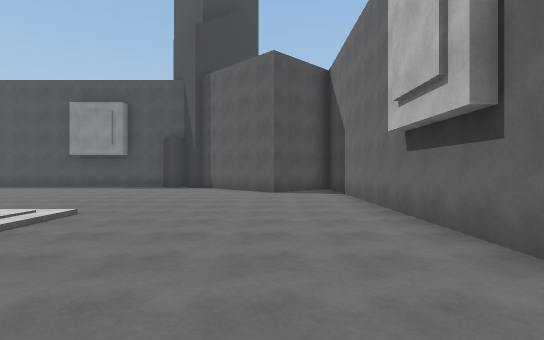
[1] (above)

21 first-person views from a walk through a 3-D level made in the Unity game engine. The camera is 1.5 m above the floor, looks level and sees 80° across. The floor is counted in squares, 2 m on a side. Each view is taken from the middle of a square. On the plan, view 1 faces up. The plan holds only what a view shows up to about 11 squares ahead; the rest is blank. The place goes on beyond the plan. The player character is not drawn. Some animated figures are left out. Some surface patterns are stand-ins.

[2]
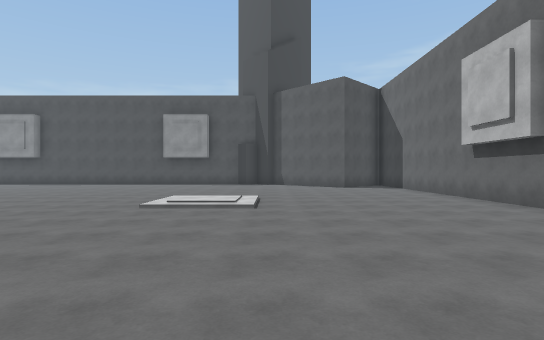

[3]
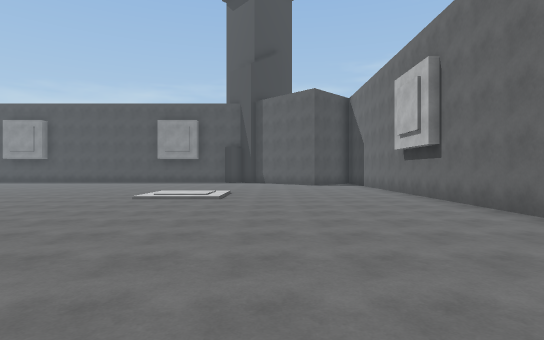

[4]
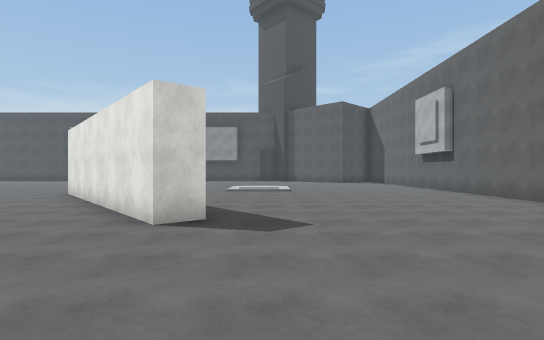

[5]
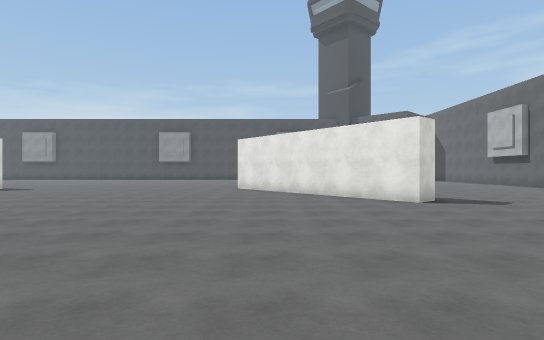

[6]
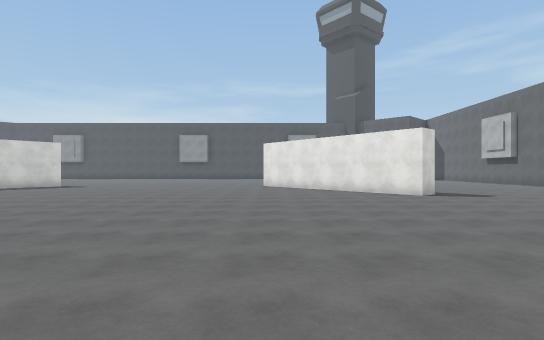

[7]
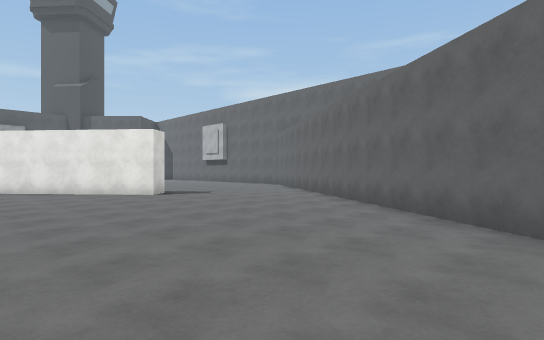

[8]
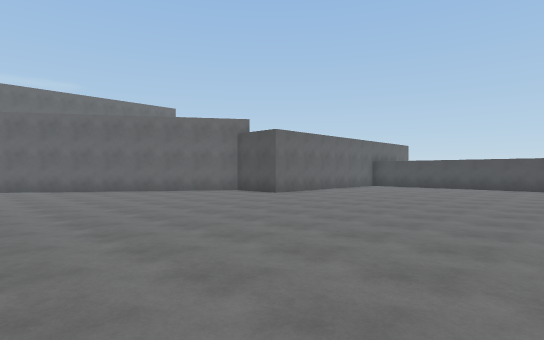

[9]
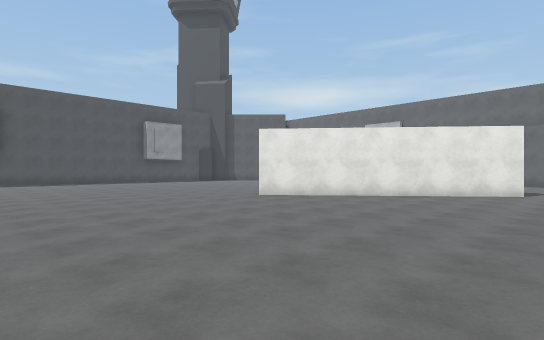

[10]
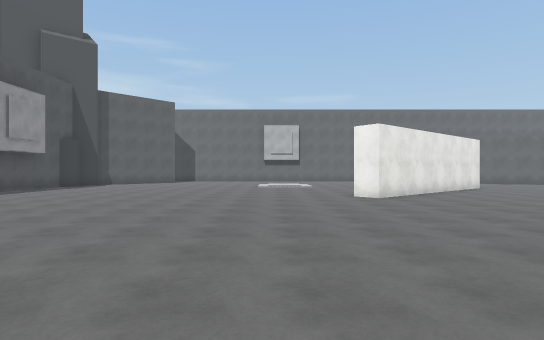

[11]
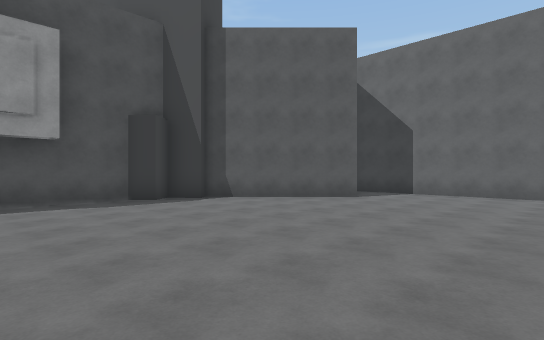

[12]
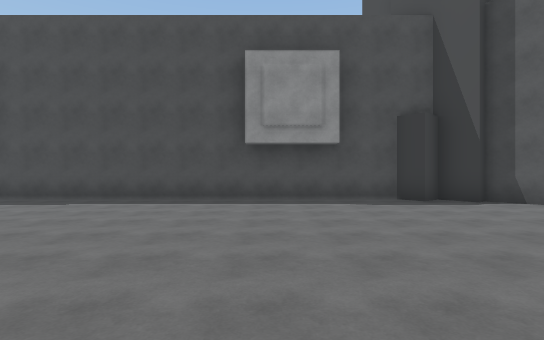

[13]
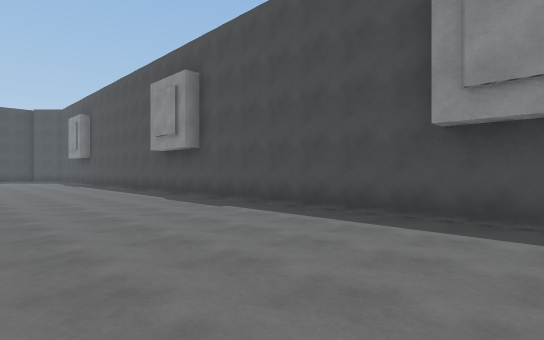

[14]
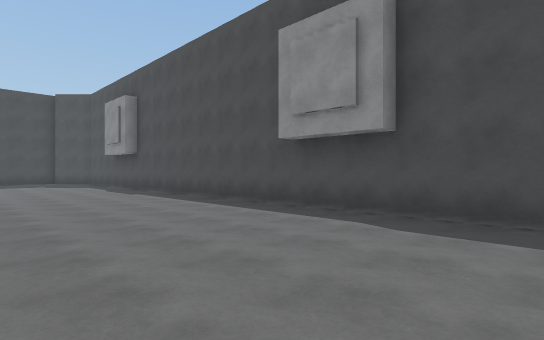

[15]
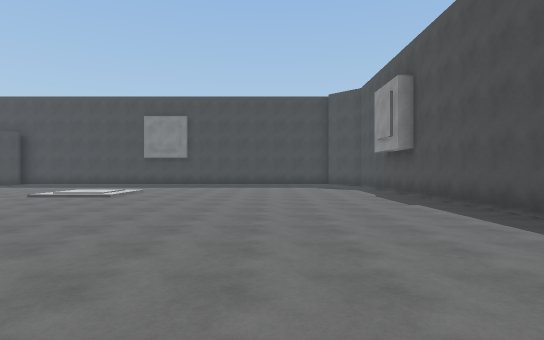

[16]
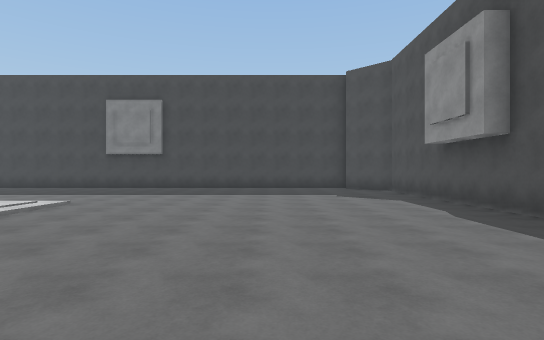

[17]
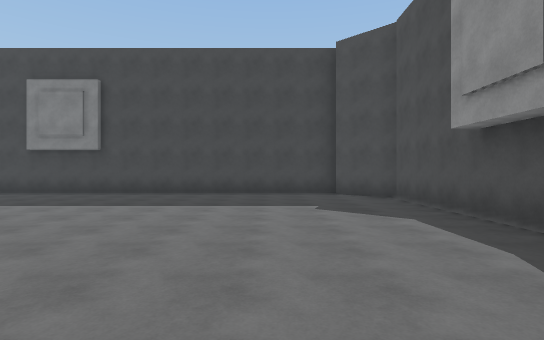

[18]
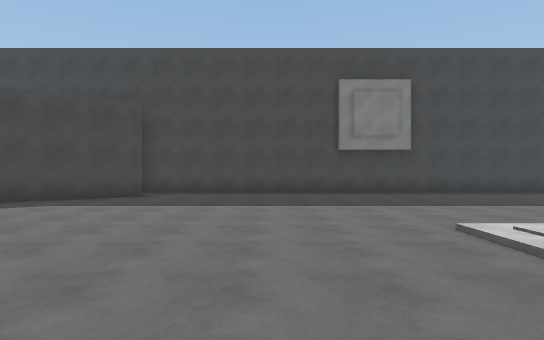

[19]
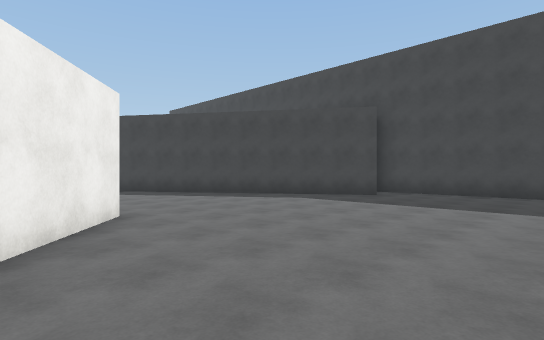

[20]
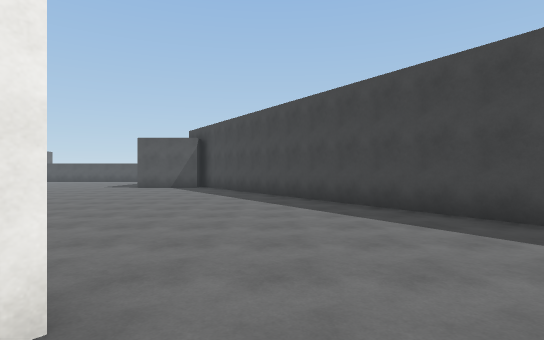

[21]
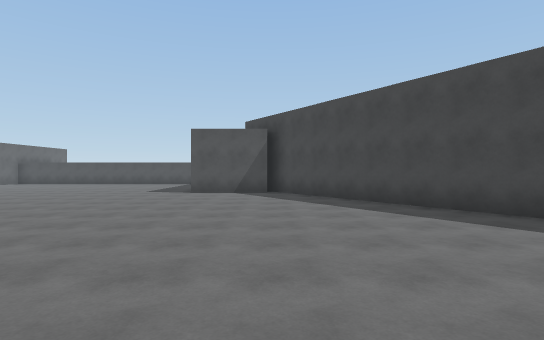

### Floor plan
Points are (right, up) in squares from view 1. A wall is a line through its corners. A room is listed if a view was taken in it or the views show most of it. See-through windows are left out.
Room 1 (views 1, 2, 3, 4, 5, 6, 7, 8, 9, 10, 11, 12, 13, 14, 15, 16, 17, 18, 19, 20, 21)
walls: (-25, -3.5) (-23.3, -1.4); (-4.9, -3) (-5.6, -3.6) (-10.4, 2.2) (-9.7, 2.7); (-5.5, -12.6) (-1.2, -6.3); (-22.9, -15.6) (-20.2, -15.6); (-32.1, -2.6) (-23.2, -16); (-9.5, -16.1) (-9.5, -15.6) (-9, -15.6); (2.3, -0.6) (2.3, 11.4); (-5.5, 14.3) (-31.7, 14.3) (-33.1, 12.9); (0.4, 11) (0.1, 10.7) (-2.9, 13.7); (-33.5, 13.1) (-33.5, -3.2)

Where each view was taken, in squares from view 1:
view 1: 0 up, 0 right, facing up
view 2: 3 down, 3 left, facing up
view 3: 5 down, 2 left, facing up
view 4: 8 down, 4 left, facing up
view 5: 11 down, 9 left, facing up
view 6: 13 down, 10 left, facing up
view 7: 13 down, 10 left, facing up-right
view 8: 8 down, 17 left, facing down-right
view 9: 5 down, 17 left, facing up-right
view 10: 5 up, 19 left, facing right
view 11: 6 up, 8 left, facing up-right
view 12: 6 up, 8 left, facing up
view 13: 9 up, 7 left, facing up-left
view 14: 9 up, 13 left, facing up-left
view 15: 10 up, 16 left, facing left
view 16: 10 up, 20 left, facing left
view 17: 11 up, 23 left, facing left
view 18: 1 up, 23 left, facing left
view 19: 2 up, 23 left, facing down-left
view 20: 2 down, 26 left, facing down
view 21: 5 down, 23 left, facing down
